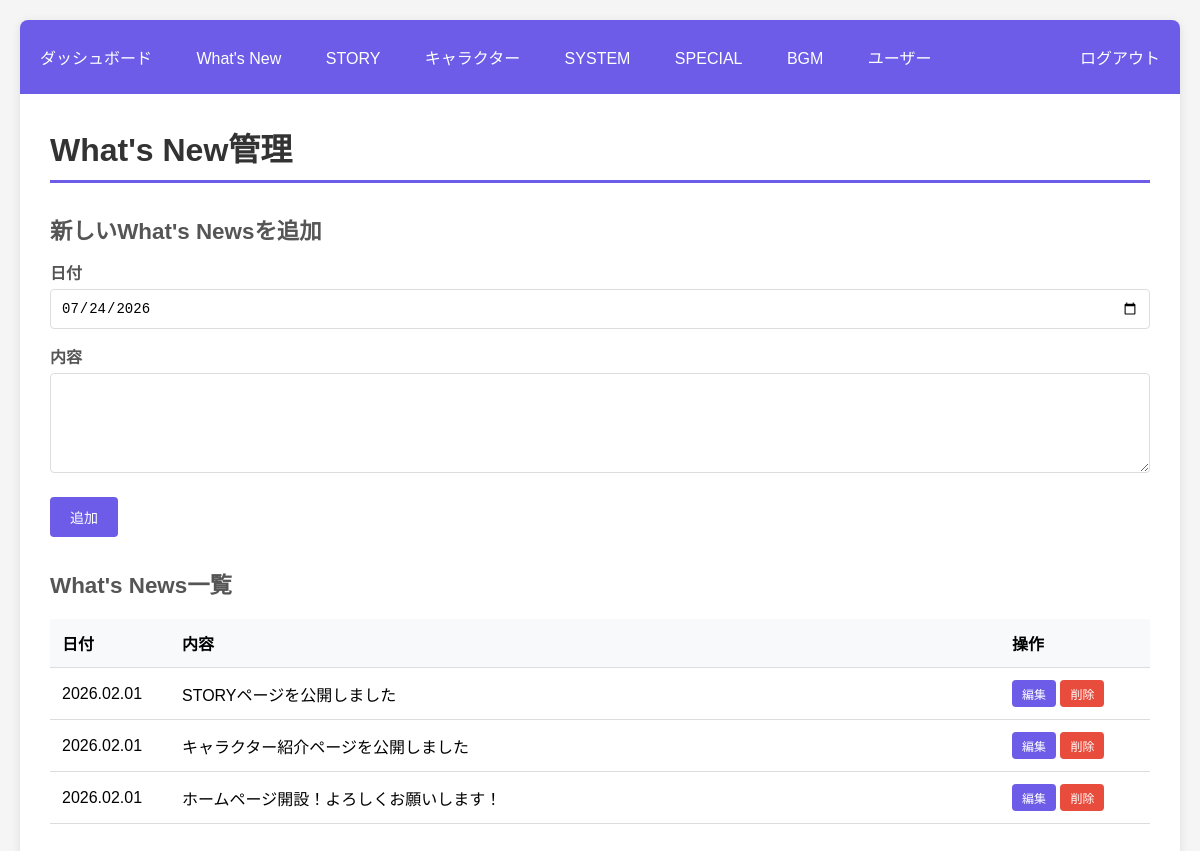
Screenshot of /admin/news.php (signed in) with the database file from the repository.
### tables this page shows
CREATE TABLE IF NOT EXISTS news (
    id INT AUTO_INCREMENT PRIMARY KEY,
    date DATE NOT NULL,
    content TEXT NOT NULL,
    created_at DATETIME DEFAULT CURRENT_TIMESTAMP,
    updated_at DATETIME DEFAULT CURRENT_TIMESTAMP ON UPDATE CURRENT_TIMESTAMP,
    INDEX idx_date (date DESC)
);

### includes/db.php (called while the page is built, shortened)
<?php
class Database {
    private static $instance = null;
    private $connection;
    private function __construct() {
        try {
            $dsn = "mysql:host=" . DB_HOST . ";dbname=" . DB_NAME . ";charset=" . DB_CHARSET;
            $options = [
                PDO::ATTR_ERRMODE => PDO::ERRMODE_EXCEPTION,
                PDO::ATTR_DEFAULT_FETCH_MODE => PDO::FETCH_ASSOC,
                PDO::ATTR_EMULATE_PREPARES => false,
            ];
            $this->connection = new PDO($dsn, DB_USER, DB_PASS, $options);
        } catch (PDOException $e) {
            die('データベース接続エラー: ' . $e->getMessage());
        }
    }
    public static function getInstance() {
        if (self::$instance === null) {
            self::$instance = new self();
        }
        return self::$instance;
    }
    public function query($sql, $params = []) {
        try {
            $stmt = $this->connection->prepare($sql);
            $stmt->execute($params);
            return $stmt->fetchAll();
        } catch (PDOException $e) {
            error_log('Query Error: ' . $e->getMessage());
            return false;
        }
    }
}

### admin/news.php (the view, shortened to what this page needs)
<?php
require_once __DIR__ . '/../includes/db.php';
require_once __DIR__ . '/../includes/functions.php';
$db = Database::getInstance();
$editNews = null;
$newsList = $db->query("SELECT * FROM news ORDER BY date DESC, id DESC");
?>
<h1>What's New管理</h1>
<h2><?php echo $editNews ? 'What\'s Newsを編集' : '新しいWhat\'s Newsを追加'; ?></h2>
<form method="POST">
    <label>日付</label>
    <input type="date" name="date" value="<?php echo $editNews ? h($editNews['date']) : date('Y-m-d'); ?>" required>
    <label>内容</label>
    <textarea name="content" required style="min-height: 100px;"><?php echo $editNews ? h($editNews['content']) : ''; ?></textarea>
    <div style="margin-top: 20px;">
        <button type="submit" class="btn"><?php echo $editNews ? '更新' : '追加'; ?></button>
    </div>
</form>
<h2>What's News一覧</h2>
<?php if (empty($newsList)): ?>
    <p style="color: #999; padding: 20px; text-align: center;">まだWhat's Newsがありません</p>
<?php else: ?>
    <table>
        <thead>
            <tr>
                <th style="width: 120px;">日付</th>
                <th>内容</th>
                <th style="width: 150px;">操作</th>
            </tr>
        </thead>
        <tbody>
            <?php foreach ($newsList as $news): ?>
                <tr>
                    <td><?php echo formatDate($news['date']); ?></td>
                    <td><?php echo h($news['content']); ?></td>
                    <td>
                        <a href="?edit=<?php echo $news['id']; ?>" class="btn" style="font-size: 12px; padding: 5px 10px;">編集</a>
                        <a href="?delete=<?php echo $news['id']; ?>"
                           class="btn btn-danger"
                           style="font-size: 12px; padding: 5px 10px;"
                           onclick="return confirm('本当に削除しますか?')">削除</a>
                    </td>
                </tr>
            <?php endforeach; ?>
        </tbody>
    </table>
<?php endif; ?>

### includes/functions.php (style rules this page uses)
* { margin: 0; padding: 0; box-sizing: border-box; }
body { font-family: "Hiragino Kaku Gothic ProN", Meiryo, sans-serif; background: #f5f5f5; padding: 20px; }
h1 { color: #333; margin-bottom: 20px; padding-bottom: 10px; border-bottom: 3px solid #6c5ce7; }
h2 { color: #555; margin: 30px 0 15px; font-size: 1.4em; }
.btn { display: inline-block; padding: 10px 20px; background: #6c5ce7; color: white; text-decoration: none; border-radius: 4px; border: none; cursor: pointer; font-size: 14px; transition: background 0.3s; }
.btn-danger { background: #e74c3c; }
table { width: 100%; border-collapse: collapse; margin: 20px 0; }
table th, table td { padding: 12px; text-align: left; border-bottom: 1px solid #ddd; }
table th { background: #f8f9fa; font-weight: bold; }
form label { display: block; margin: 15px 0 5px; font-weight: bold; color: #555; }
form input[type="text"], form input[type="password"], form input[type="date"], form input[type="number"], form textarea, form select { width: 100%; padding: 10px; border: 1px solid #ddd; border-radius: 4px; font-size: 14px; }
form textarea { min-height: 200px; font-family: monospace; }

### rows the page displays
news: date "2026.02.01", content "STORYページを公開しました"
news: date "2026.02.01", content "キャラクター紹介ページを公開しました"
news: date "2026.02.01", content "ホームページ開設！よろしくお願いします！"
